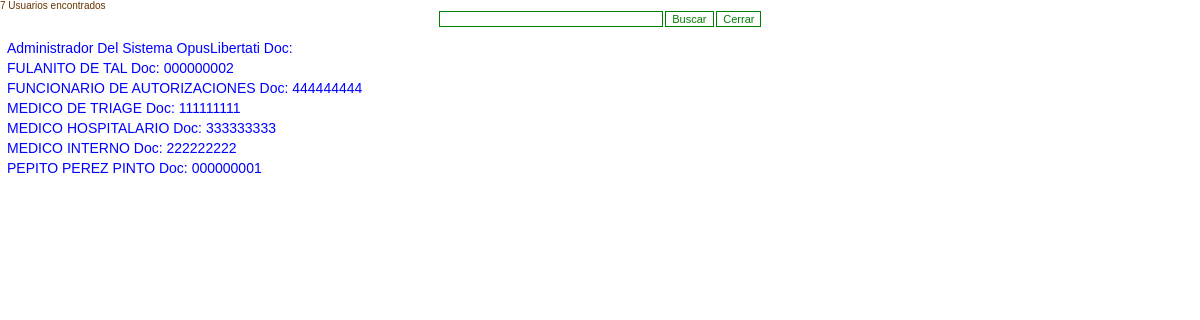
The page /suscriptores/presentacion/mostrar_usuario.php on the database its author committed.
### tables this page shows
CREATE TABLE IF NOT EXISTS `d9_users` (
  `id` int(32) NOT NULL AUTO_INCREMENT,
  `username` varchar(255) NOT NULL DEFAULT '',
  `passwd` varchar(255) NOT NULL DEFAULT '',
  `id_grupo` int(11) NOT NULL DEFAULT '0',
  `id_empresa` int(11) NOT NULL DEFAULT '0',
  `email` varchar(255) NOT NULL DEFAULT '',
  `entkey` varchar(5) NOT NULL DEFAULT '',
  `rank` int(11) NOT NULL DEFAULT '0',
  `adddate` datetime NOT NULL DEFAULT '0000-00-00 00:00:00',
  `status` int(3) NOT NULL DEFAULT '0',
  `lastip` varchar(255) NOT NULL DEFAULT '',
  `lastdate` datetime NOT NULL DEFAULT '0000-00-00 00:00:00',
  `id_cliente` int(11) NOT NULL DEFAULT '0',
  `plan_beneficios` int(2) NOT NULL DEFAULT '0',
  `tipo_usuario` int(2) NOT NULL DEFAULT '0',
  `p_nombre` varchar(255) DEFAULT NULL,
  `s_nombre` varchar(255) DEFAULT NULL,
  `p_apellido` varchar(255) DEFAULT NULL,
  `s_apellido` varchar(255) NOT NULL DEFAULT '',
  `nombre_completo` varchar(254) NOT NULL DEFAULT '',
  `responsable_nombre` varchar(255) NOT NULL DEFAULT '',
  `responsable_id` int(11) NOT NULL,
  `responsable_direccion` varchar(255) NOT NULL DEFAULT '',
  `responsable_telefono` varchar(255) NOT NULL DEFAULT '',
  `fecha_nacimiento` date NOT NULL DEFAULT '0000-00-00',
  `medida_edad` set('1','2','3') NOT NULL DEFAULT '1',
  `documento_tipo` int(11) NOT NULL DEFAULT '0',
  `documento_numero` char(20) NOT NULL,
  `documento_expedicion` varchar(100) NOT NULL,
  `direccion` varchar(255) NOT NULL DEFAULT '',
  `barrio` varchar(255) NOT NULL DEFAULT '',
  `control` varchar(50) DEFAULT NULL,
  `ciudad` int(3) unsigned zerofill NOT NULL,
  `semanas_cotizadas` int(3) NOT NULL,
  `zona_residencia` set('U','R') NOT NULL DEFAULT 'U',
  `departamento` int(2) unsigned zerofill NOT NULL,
  `estado` varchar(255) NOT NULL DEFAULT '',
  `pais` varchar(255) NOT NULL DEFAULT '',
  `ciudad_extranjero` varchar(255) NOT NULL DEFAULT '',
  `genero` set('M','F') NOT NULL DEFAULT '',
  `estado_civil` int(11) NOT NULL DEFAULT '0',
  `escolaridad` int(11) NOT NULL DEFAULT '0',
  `titulo_profesional` varchar(255) NOT NULL DEFAULT '',
  `ocupacion` varchar(255) NOT NULL DEFAULT '',
  `cargo` varchar(255) NOT NULL DEFAULT '',
  `empresa` varchar(255) NOT NULL DEFAULT '',
  `telefono_celular` varchar(255) NOT NULL DEFAULT '',
  `telefono_fijo` varchar(255) NOT NULL DEFAULT '',
  `telefono_fijo_1` varchar(255) NOT NULL DEFAULT '',
  `fax` varchar(255) NOT NULL DEFAULT '',
  `web` varchar(255) NOT NULL DEFAULT '',
  `telefono_VoIP` varchar(255) NOT NULL DEFAULT '',
  `fotografia` mediumblob NOT NULL,
  `fotografia_tipo_archivo` varchar(255) NOT NULL DEFAULT '',
  `activos` char(3) NOT NULL DEFAULT '',
  `licencia` text NOT NULL,
  `licencia_fecha` int(20) DEFAULT '0',
  `ping` int(12) NOT NULL,
  `estrato` int(1) NOT NULL,
  `carnet` varchar(30) NOT NULL,
  PRIMARY KEY (`id`),
  UNIQUE KEY `documento_numero` (`documento_numero`),
  KEY `d9_users_ibfk_1` (`documento_tipo`),
  KEY `d9_users_ibfk_2` (`estado_civil`),
  KEY `grupo` (`id_grupo`),
  KEY `nombre_completo` (`nombre_completo`),
  FULLTEXT KEY `nombre_completo_2` (`nombre_completo`)
);

### suscriptores/presentacion/mostrar_usuario.php (the view, shortened to what this page needs)
 <html>
 <head>
<link href="../../estilos/estilo.css" rel="stylesheet" type="text/css">
<?
$link=Conectarse();
$apellido_suscriptor = $_POST['apellido_suscriptor'];
$suscriptor="'%%$apellido_suscriptor%%'";
$suscriptor_mayus=strtoupper($suscriptor);
$suscriptor_minus=strtolower($suscriptor);
$suscriptores_buscados = mysql_query("
SELECT `id` , `nombre_completo` , `documento_numero`
FROM `d9_users`
WHERE (nombre_completo LIKE $suscriptor_mayus) OR  (nombre_completo LIKE $suscriptor_minus) OR (documento_numero LIKE $suscriptor)ORDER BY nombre_completo  LIMIT 100",$link);
$cantidad=mysql_num_rows($suscriptores_buscados);
$filas=($cantidad*30);
if(mysql_num_rows($suscriptores_buscados)==0){
	$_SESSION['error']=1; ?>
	<script>
		window.location.href='seleccionar_usuario.php';
	</script>
<?
}
else{$_SESSION['error']=0;
?>
</head>
<body onload="javascript:resizeTo(500,<? echo $filas ?>)">
<? echo $cantidad ?> Usuarios encontrados
<center>
<form name='buscar' method=POST action='mostrar_usuario.php' ENCTYPE='multipart/form-data' onsubmit="return validar(this.form)">
				<input type='text' name='apellido_suscriptor' size="32" maxlength="32" onKeyPress="return acceptNum(event)">
				<input type='submit' name='button' TITLE='Pulse para Continuar'   value='Buscar'>
				<input type='submit' href="seleccionar_usuario.php" value="Cerrar" onclick=SoloCerrar();>
				</form>
</center>
	<table>
<?
	while ($row = mysql_fetch_row($suscriptores_buscados)){
	echo "<tr  onMouseOver=uno(this,'red'); onMouseOut=dos(this,'FFFFFF'); bgcolor=#FFFFFF ><td></td><td onMouseOver=uno(this,'#f5f3d7'); onMouseOut=dos(this,'FFFFFF'); bgcolor=#FFFFFF><a href=\"javascript:retornar_ID('$row[0]')\"  onsubmit=SoloCerrar(); >".$row[1]." Doc: ".$row[2]." ".$row[3]." ".$row[4]."</a></td><td></td></tr>";
	}
?>
	</table>
	</body>
	</html>
<?
}
?><?php

### estilos/estilo.css (style rules this page uses)
body { padding-top:0; background-attachment: fixed; background-repeat: no-repeat; background-position: bottom center; margin: 0px; text-align: justify; top: 0px; background-image: url(../images/fondo.jpg); font-family: Arial, Verdana, sans-serif; font-size: 10px; color: #663300; height: 100%; }
a { color: blue; font-size: 14px; font-family: arial; text-decoration: none; cursor:pointer; }
input { color: green; font-size: 11px; font-family: arial; background-color: #ffffff; border: green; border-style: solid; border-top-width: 1px; border-right-width: 1px; border-bottom-width: 1px; border-left-width: 1px; cursor:pointer; }
body { position: relative; }

### rows shown on the page
d9_users: nombre_completo "Administrador Del Sistema OpusLibertati"
d9_users: nombre_completo "FULANITO DE TAL", documento_numero "000000002"
d9_users: nombre_completo "FUNCIONARIO DE AUTORIZACIONES", documento_numero "444444444"
d9_users: nombre_completo "MEDICO DE TRIAGE", documento_numero "111111111"
d9_users: nombre_completo "MEDICO HOSPITALARIO", documento_numero "333333333"
d9_users: nombre_completo "MEDICO INTERNO", documento_numero "222222222"
d9_users: nombre_completo "PEPITO PEREZ PINTO", documento_numero "000000001"

### other values the page prints
$cantidad "7"
